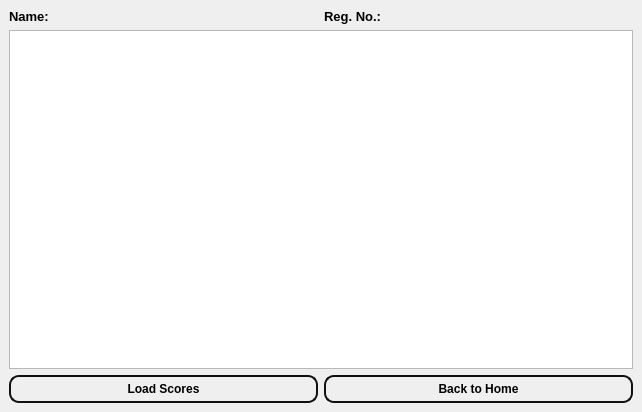
<?xml version="1.0" encoding="UTF-8"?>
<ui version="4.0">
 <class>score</class>
 <widget class="QMainWindow" name="score">
  <property name="geometry">
   <rect>
    <x>0</x>
    <y>0</y>
    <width>642</width>
    <height>412</height>
   </rect>
  </property>
  <property name="windowTitle">
   <string>MainWindow</string>
  </property>
  <widget class="QWidget" name="centralwidget">
   <layout class="QVBoxLayout" name="verticalLayout_2">
    <item>
     <layout class="QVBoxLayout" name="verticalLayout">
      <item>
       <layout class="QHBoxLayout" name="horizontalLayout_3">
        <item>
         <layout class="QHBoxLayout" name="horizontalLayout">
          <item>
           <widget class="QLabel" name="label">
            <property name="font">
             <font>
              <pointsize>10</pointsize>
              <bold>true</bold>
             </font>
            </property>
            <property name="text">
             <string>Name:</string>
            </property>
           </widget>
          </item>
          <item>
           <widget class="QLabel" name="label_name">
            <property name="font">
             <font>
              <pointsize>10</pointsize>
              <bold>false</bold>
             </font>
            </property>
            <property name="text">
             <string/>
            </property>
           </widget>
          </item>
         </layout>
        </item>
        <item>
         <layout class="QHBoxLayout" name="horizontalLayout_2">
          <item>
           <widget class="QLabel" name="label_2">
            <property name="font">
             <font>
              <pointsize>10</pointsize>
              <bold>true</bold>
             </font>
            </property>
            <property name="text">
             <string>Reg. No.:</string>
            </property>
           </widget>
          </item>
          <item>
           <widget class="QLabel" name="label_regno">
            <property name="font">
             <font>
              <pointsize>10</pointsize>
             </font>
            </property>
            <property name="text">
             <string/>
            </property>
           </widget>
          </item>
         </layout>
        </item>
       </layout>
      </item>
      <item>
       <widget class="QTableView" name="tableView_scores"/>
      </item>
      <item>
       <layout class="QHBoxLayout" name="horizontalLayout_4">
        <item>
         <widget class="QPushButton" name="pushButton">
          <property name="font">
           <font>
            <bold>true</bold>
           </font>
          </property>
          <property name="styleSheet">
           <string notr="true">QPushButton {
    border: 2px solid rgb(16, 16, 16);
    border-radius: 10px; 
    background-color:rgb(255, 255, 255,0);
    min-width: 9px; 
    min-height: 9px; 
    padding: 5px; 
    margin: 0px; 
}
</string>
          </property>
          <property name="text">
           <string>Load Scores</string>
          </property>
         </widget>
        </item>
        <item>
         <widget class="QPushButton" name="pushButton_home">
          <property name="font">
           <font>
            <bold>true</bold>
           </font>
          </property>
          <property name="styleSheet">
           <string notr="true">QPushButton {
    border: 2px solid rgb(16, 16, 16);
    border-radius: 10px; 
    background-color:rgb(255, 255, 255,0);
    min-width: 9px; 
    min-height: 9px; 
    padding: 5px; 
    margin: 0px; 
}
</string>
          </property>
          <property name="text">
           <string>Back to Home</string>
          </property>
         </widget>
        </item>
       </layout>
      </item>
     </layout>
    </item>
   </layout>
  </widget>
 </widget>
 <resources/>
 <connections/>
</ui>
